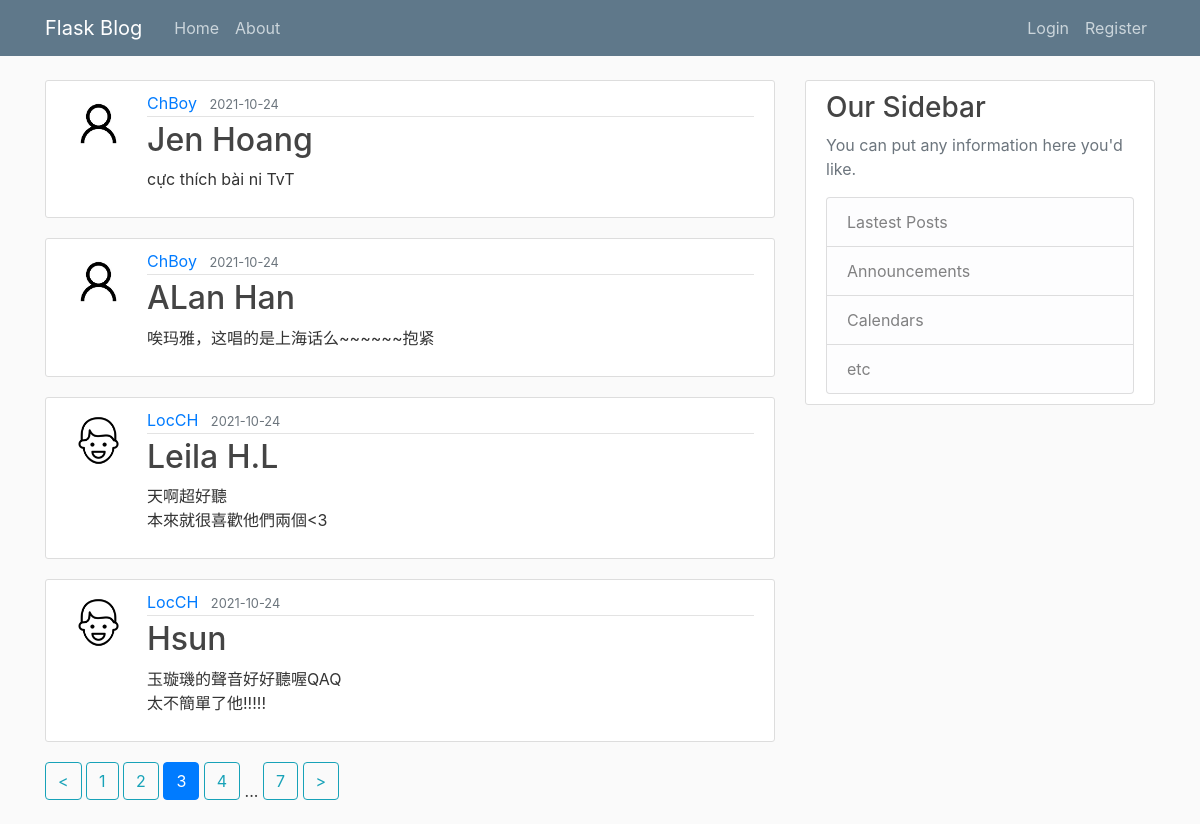
Screenshot of /home?page=3 with the database file from the repository.
### flaskblog/models.py (models this page shows, shortened)
class Post(db.Model):
    id = db.Column(db.Integer,primary_key = True)
    title = db.Column(db.String(100),nullable = False)
    date_posted = db.Column(db.DateTime,nullable = False,default = datetime.utcnow)
    content = db.Column(db.Text,nullable = False)
    user_id = db.Column(db.Integer,db.ForeignKey('user.id'),nullable = False) # reference to the 'user' table

class User(db.Model,UserMixin):
    id = db.Column(db.Integer,primary_key = True)
    username = db.Column(db.String(20),unique = True,nullable = False)
    email = db.Column(db.String(120),unique = True,nullable = False)
    image_file = db.Column(db.String(20),nullable = False,default = 'default.jpg')
    password = db.Column(db.String(60),nullable = True)
    posts = db.relationship('Post',backref ='author',lazy = True)

### flaskblog/routes.py (the view)
@app.route("/")
@app.route("/home")
@swag_from('./docs/homePage.yml')
def home():
    page = request.args.get('page',1,type = int) # find in path  page query, default value = 1
    posts = Post.query.order_by(Post.date_posted.desc()).paginate(page = page,per_page = 4) # paginate each page 4 posts
    return render_template('home.html', posts = posts),200

### flaskblog/templates/home.html
{% extends 'layout.html'%}
{% block content %}
{% for post in posts.items %}
    <article class='media content-section'>
        <img class = 'rounded-circle article-img' src = "{{url_for('static',filename='profile_pics/' + post.author.image_file)}}">
        <div class='media-body'>
            <div class='article-metadata'>
                <a class='mr-2' href = "{{ url_for('user_post',username = post.author.username) }}">{{ post.author.username }}</a>
                <small class='text-muted'>{{ post.date_posted.strftime('%Y-%m-%d') }}</small>
            </div>
            <h2> <a class='article-title' href='/post/{{ post.id }}'>{{ post.title }}</a></h2>
            <p class = 'article-content'>{{ post.content }}</p>
        </div>
    </article>
{% endfor %}
{%if posts.page > 1 %}
    <a class = 'btn btn-outline-info mb-4' href = "{{ url_for('home',page = posts.page -1) }}"> < </a>
{% endif %}
{% for page_num in posts.iter_pages(left_edge =1, right_edge=1,left_current=1,right_current=2) %}
    {% if page_num %}
        {% if page_num == posts.page %}
            <a class = 'btn btn-primary mb-4' href = "{{ url_for('home',page = page_num) }}">{{page_num}}</a>
        {% else %}
            <a class = 'btn btn-outline-info mb-4' href = "{{ url_for('home',page = page_num) }}">{{page_num}}</a>
        {% endif %}
    {% else %}
      ...
    {% endif %}
{% endfor %}
    <a class = 'btn btn-outline-info mb-4' href = "{{ url_for('home',page = posts.page +1) }}"> > </a>
{% endblock content%}

### flaskblog/templates/layout.html (shortened to what this page needs)
<!DOCTYPE html>
<html>
    <head>
        <link rel="stylesheet" href="https://maxcdn.bootstrapcdn.com/bootstrap/4.0.0/css/bootstrap.min.css">
        <link rel="stylesheet" type="text/css" href="{{ url_for('static', filename='main.css') }}">
    </head>
    <body>
        <header class="site-header">
            <nav class="navbar navbar-expand-md navbar-dark bg-steel fixed-top">
                <div class="container">
                <a class="navbar-brand mr-4" href="/">Flask Blog</a>
                <div class="collapse navbar-collapse" id="navbarToggle">
                    <div class="navbar-nav mr-auto">
                    <a class="nav-item nav-link" href="/">Home</a>
                    <a class="nav-item nav-link" href="/about">About</a>
                    </div>
                    <div class="navbar-nav">
                    {% if current_user.is_authenticated %}
                        <a class = "nav-item nav-link" href = "/post/new">New Post</a>
                        <a class = "nav-item nav-link" href = "/account">Account</a>
                        <a class = "nav-item nav-link" href = "/logout">Logout</a>
                    {% else%}
                        <a class="nav-item nav-link" href="/login">Login</a>
                        <a class="nav-item nav-link" href="/register">Register</a>
                    {% endif %}
                    </div>
                </div>
                </div>
            </nav>
        </header>
        <main role='main' class='container'>
            <div class='row'>
                <div class='col-md-8'>
                    {% block content %}
                    {% endblock %}
                </div>
                <div class='col-md-4'>
                    <div class='content-section'>
                    <h3>Our Sidebar</h3>
                    <p class='text-muted'>You can put any information here you'd like.
                        <ul class='list-group'>
                            <li class='list-group-item list-group-item-light'>Lastest Posts</li>
                            <li class='list-group-item list-group-item-light'>Announcements</li>
                            <li class='list-group-item list-group-item-light'>Calendars</li>
                            <li class='list-group-item list-group-item-light'>etc</li>
                        </ul>
                </div>
            </div>
        </main>
    </body>
</html>

### flaskblog/static/main.css (style rules this page uses)
body { background: #fafafa; color: #333333; margin-top: 5rem; }
h1, h2, h3, h4, h5, h6 { color: #444444; }
.bg-steel { background-color: #5f788a; }
.site-header .navbar-nav .nav-link { color: #cbd5db; }
.content-section { background: #ffffff; padding: 10px 20px; border: 1px solid #dddddd; border-radius: 3px; margin-bottom: 20px; }
.article-title { color: #444444; }
.article-content { white-space: pre-line; }
.article-img { height: 65px; width: 65px; margin-right: 16px; }
.article-metadata { padding-bottom: 1px; margin-bottom: 4px; border-bottom: 1px solid #e3e3e3 }

### rows the page displays
Post: image_file (placeholder picture), author.username "ChBoy", date_posted "2021-10-24", title "Jen Hoang", content "cực thích bài ni TvT"
Post: image_file (placeholder picture), author.username "ChBoy", date_posted "2021-10-24", title "ALan Han", content "唉玛雅，这唱的是上海话么~~~~~~抱紧"
Post: image_file (picture), author.username "LocCH", date_posted "2021-10-24", title "Leila H.L", content "天啊超好聽 本來就很喜歡他們兩個<3"
Post: image_file (picture), author.username "LocCH", date_posted "2021-10-24", title "Hsun", content "玉璇璣的聲音好好聽喔QAQ 太不簡單了他!!!!!"

### other values shown
{{ page_num }} "1" "2" "4" "7"
{{ page_num }} "3"
